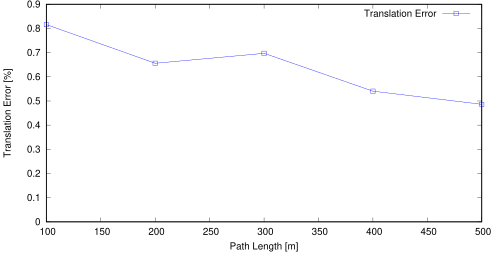

Write gnuplot code to recreate this figure.
set term postscript eps enhanced color
set output "sub03_tl.eps"
set size ratio 0.5
set yrange [0:*]
set xlabel "Path Length [m]"
set ylabel "Translation Error [%]"
plot "sub03_tl.txt" using 1:($2*100) title 'Translation Error' lc rgb "#0000FF" pt 4 w linespoints
